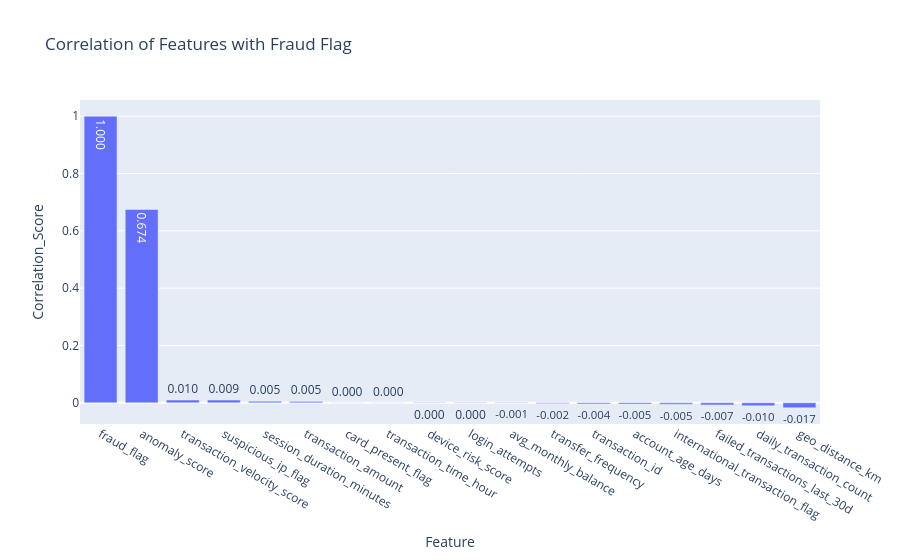

Notebook code cell kept with this figure:
### Code cell
# Create a vertical bar chart to visualize the correlation score of each feature with the fraud flag
fig = px.bar(
    df_corr,
    x='Feature',
    y='Correlation_Score', 
    title="Correlation of Features with Fraud Flag",
    text_auto=".3f",
    )

fig.show()

### Figure 1 — Plotly figure (JSON) as saved in the notebook; plotly's stock layout.template omitted (floating-point values rounded to 4 significant figures)
{"data": [{"hovertemplate": "Feature=%{x}<br>Correlation_Score=%{y}<extra></extra>", "legendgroup": "", "marker": {"color": "#636efa", "pattern": {"shape": ""}}, "name": "", "orientation": "v", "showlegend": false, "textposition": "auto", "texttemplate": "%{y:.3f}", "type": "bar", "x": ["fraud_flag", "anomaly_score", "transaction_velocity_score", "suspicious_ip_flag", "session_duration_minutes", "transaction_amount", "card_present_flag", "transaction_time_hour", "device_risk_score", "login_attempts", "avg_monthly_balance", "transfer_frequency", "transaction_id", "account_age_days", "international_transaction_flag", "failed_transactions_last_30d", "daily_transaction_count", "geo_distance_km"], "xaxis": "x", "y": [1.0, 0.6745, 0.00956, 0.009483, 0.00516, 0.004846, 0.0004507, 0.0002094, -0.0002377, -0.0003236, -0.001, -0.002065, -0.003725, -0.00456, -0.004856, -0.007227, -0.01015, -0.01741], "yaxis": "y"}], "layout": {"barmode": "relative", "legend": {"tracegroupgap": 0}, "title": {"text": "Correlation of Features with Fraud Flag"}, "xaxis": {"anchor": "y", "domain": [0, 1], "title": {"text": "Feature"}}, "yaxis": {"anchor": "x", "domain": [0, 1], "title": {"text": "Correlation_Score"}}}}
